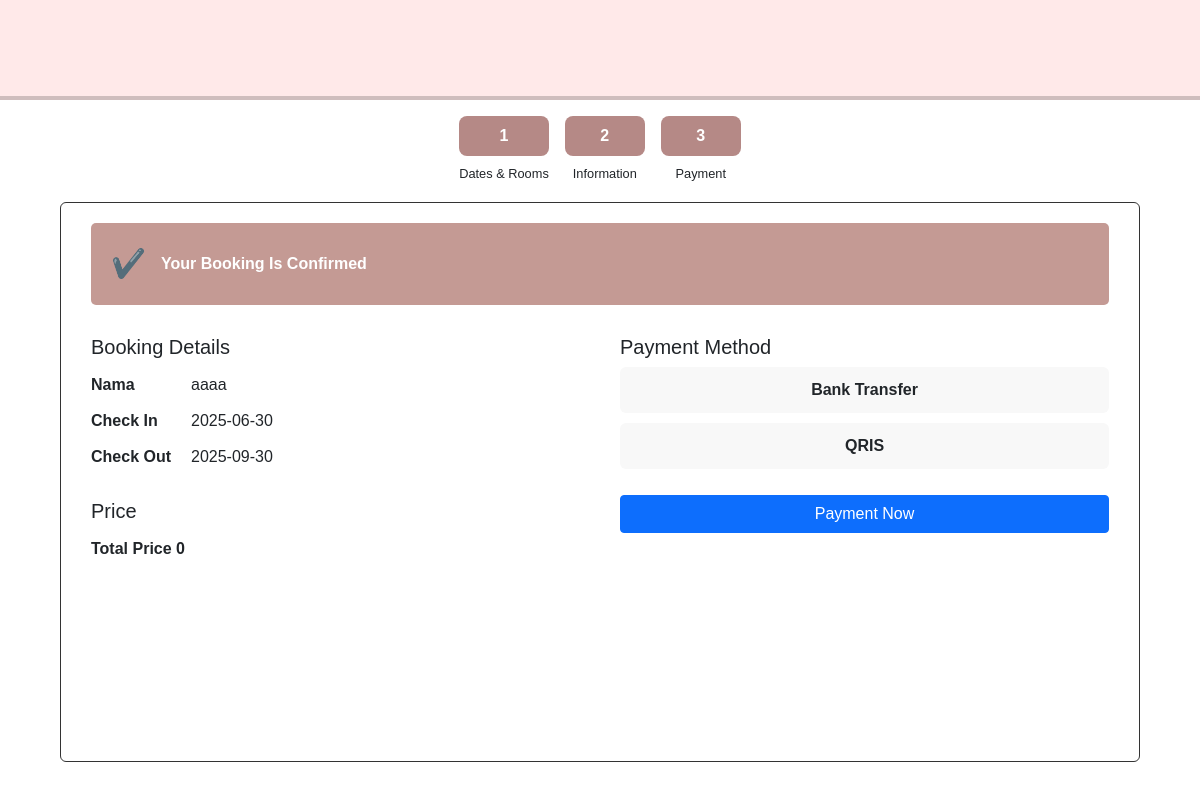
Screenshot of /user/konfirmasi_pembayaran.php?id_reservasi=13 with the database file from the repository.
### tables this page shows
CREATE TABLE `reservasi` (
  `id_reservasi` int(11) NOT NULL,
  `id_user` int(11) NOT NULL,
  `id_kamar` int(11) NOT NULL,
  `tanggal_checkin` date NOT NULL,
  `tanggal_checkout` date NOT NULL,
  `status_konfirmasi` enum('Confirmed','Not Confirmed') DEFAULT 'Not Confirmed',
  `harga` varchar(100) NOT NULL
);

CREATE TABLE `user` (
  `id_user` int(11) NOT NULL,
  `email_user` varchar(100) NOT NULL,
  `username_user` varchar(100) NOT NULL,
  `password_user` varchar(100) NOT NULL,
  `nama_user` varchar(100) NOT NULL,
  `tanggallahir_user` varchar(100) NOT NULL,
  `nomer_hp` varchar(100) NOT NULL,
  `alamat` varchar(100) NOT NULL
);

### user/konfirmasi_pembayaran.php (the view, shortened to what this page needs)
<?php
include '../proses/koneksi.php';
$id_reservasi = $_POST['id_reservasi'] ?? $_GET['id_reservasi'] ?? null;
$nama_user = $tanggal_checkin = $tanggal_checkout = $harga = '';
if ($id_reservasi) {
    $query = "SELECT
                r.tanggal_checkin,
                r.tanggal_checkout,
                r.harga,
                u.nama_user
              FROM reservasi r
              JOIN user u ON r.id_user = u.id_user
              WHERE r.id_reservasi = ?";
    $stmt = mysqli_prepare($koneksi, $query);
    mysqli_stmt_bind_param($stmt, "i", $id_reservasi);
    mysqli_stmt_execute($stmt);
    $result = mysqli_stmt_get_result($stmt);
    $data = mysqli_fetch_assoc($result);
    if ($data) {
        $nama_user = $data['nama_user'];
        $tanggal_checkin = $data['tanggal_checkin'];
        $tanggal_checkout = $data['tanggal_checkout'];
        $harga = $data['harga'];
    }
}
?>
<!DOCTYPE html>
<html lang="en">
<head>
  <link href="https://cdn.jsdelivr.net/npm/bootstrap@5.0.2/dist/css/bootstrap.min.css" rel="stylesheet" />
</head>
<body>
  <nav class="navbar navbar-expand-lg navbar-light"></nav>
  <div class="container-full">
    <div class="stepper">
      <div class="step active">
        <div class="number">1</div>
        <div class="label">Dates & Rooms</div>
      </div>
      <div class="step active">
        <div class="number">2</div>
        <div class="label">Information</div>
      </div>
      <div class="step active">
        <div class="number">3</div>
        <div class="label">Payment</div>
      </div>
    </div>
    <div class="content-box" style="height: ">
      <div class="alert-box">
        <div class="alert-icon">✔️</div>
        <div>
          <strong>Your Booking Is Confirmed</strong><br/>
        </div>
      </div>
      <div class="booking-details">
        <div class="left-section">
          <h5>Booking Details</h5>
          <table class="booking-table">
            <tr>
              <td><strong>Nama</strong></td>
              <td style="padding-left: 20px"><?= htmlspecialchars($nama_user) ?></span></td>
            </tr>
            <tr>
              <td><strong>Check In</strong></td>
              <td style="padding-left: 20px"><?= htmlspecialchars($tanggal_checkin) ?></span></td>
            </tr>
            <tr>
              <td><strong>Check Out</strong></td>
              <td style="padding-left: 20px"><?= htmlspecialchars($tanggal_checkout) ?></span></td>
            </tr>
          </table>
          <h5 class="mt-4">Price</h5>
          <table class="booking-table">
            <tr style="font-weight: bold">
              <td><strong id="totalPrice">Total Price  <?= number_format((int)$harga, 0, ',', '.') ?></strong></td>
            </tr>
          </table>
        </div>
        <div class="right-section">
          <h5>Payment Method</h5>
          <div class="payment-option" id="bankBtn">Bank Transfer</div>
          <div class="payment-option" id="qrisBtn">QRIS</div>
          <button type="button" class="btn btn-primary w-100 mt-3" id="btnPaymentNow">Payment Now</button>
        </div>
      </div>
    </div>
  </div>
</body>
</html>

### user/konfirmasi_pembayaran.php (style rules this page uses)
* { box-sizing: border-box; }
html, body { height: 100%; overflow-y: hidden; margin: 0; font-family: Arial, sans-serif; }
.container-full { display: flex; flex-direction: column; height: 100vh; }
nav.navbar { background-color: #FFE9E9; height: 100px; border-bottom: 4px solid rgba(0, 0, 0, 0.188); }
.stepper { display: flex; justify-content: center; gap: 1rem; margin: 1rem 0; }
.step { text-align: center; min-width: 80px; }
.step .number { background-color: #f3e6e4; border-radius: 8px; padding: 0.5rem 1rem; font-weight: bold; }
.step.active .number { background-color: #b58986; color: white; }
.step .label { font-size: 0.8rem; margin-top: 0.5rem; }
.content-box { max-width: 1100px; width: 90%; max-height: 70%; margin: auto; background-color: white; border: 1px solid #333; padding: 20px 30px; border-radius: 6px; margin-top: 3px; flex-grow: 1; overflow-y: auto; }
.alert-box { background-color: #c49a94; color: white; padding: 20px; border-radius: 5px; display: flex; align-items: center; margin-bottom: 30px; }
.alert-icon { font-size: 28px; margin-right: 15px; }
.booking-details { display: flex; flex-wrap: wrap; gap: 40px; margin-top: 10px; }
.left-section, .right-section { flex: 1; min-width: 300px; position: relative; }
.booking-table td { padding: 6px 0; }
.payment-option { background-color: #f8f8f8; padding: 10px 15px; border-radius: 6px; margin-bottom: 10px; cursor: pointer; text-align: center; border: 1px solid transparent; transition: border-color 0.3s, background-color 0.3s; user-select: none; font-weight: 600; }

### rows the page displays
reservasi: id_user.nama_user "aaaa", tanggal_checkin "2025-06-30", tanggal_checkout "2025-09-30", harga "0"
